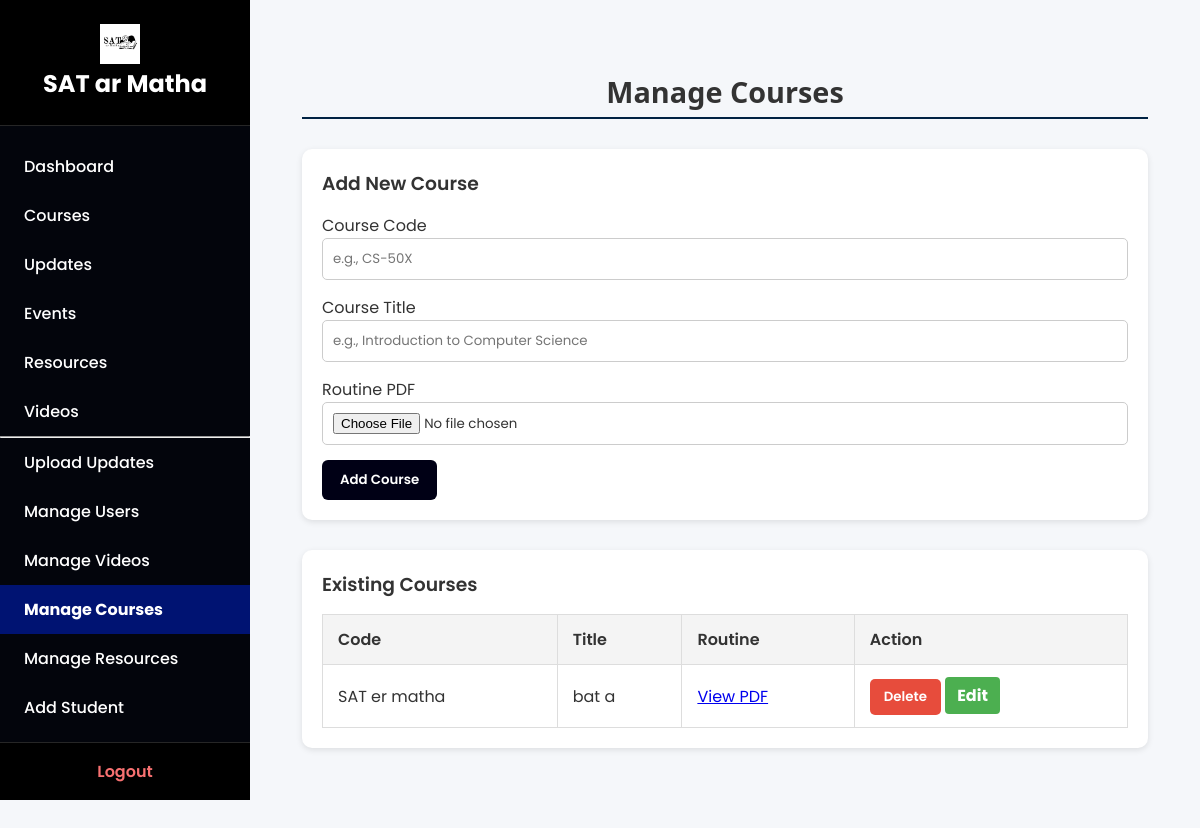
The page /admin/manage_course (signed in) on the database as committed earlier.
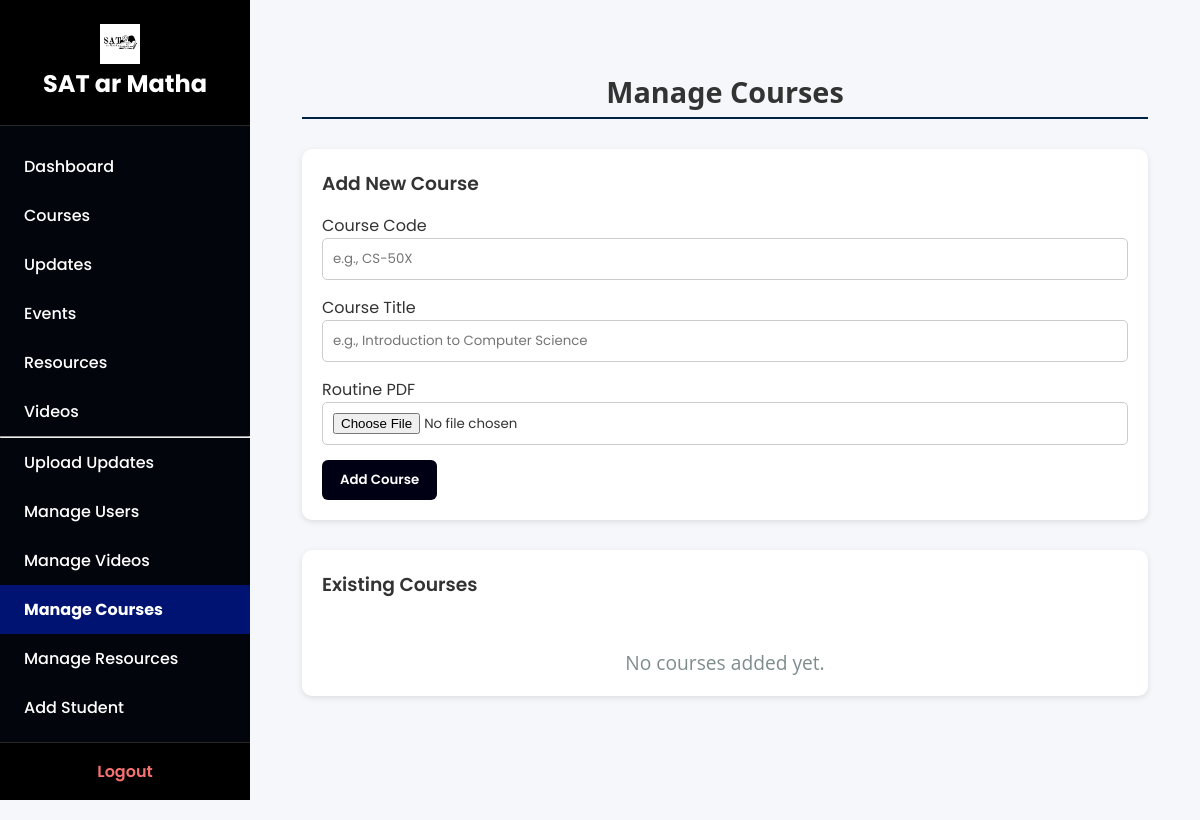
The same page on the database as committed later.
### tables this page shows
CREATE TABLE courses (
        id INTEGER PRIMARY KEY AUTOINCREMENT,
        name TEXT NOT NULL,
        code TEXT NOT NULL,
        syllabus_pdf TEXT
    );

### app.py (the view, shortened to what this page needs)
@app.route('/admin/manage_course', methods=['GET', 'POST'])
@login_required
def manage_course():
    if session.get('role') != 'admin':
        return redirect(url_for('dashboard'))
    conn = get_db_connection()
    courses = conn.execute('SELECT * FROM courses').fetchall()
    conn.close()
    return render_template('manage_course.html', courses=courses, role='admin')

### app.py (called while the page is built)
def get_db_connection():
    conn = sqlite3.connect('database.db')
    conn.row_factory = sqlite3.Row
    return conn

def login_required(f):
    @wraps(f)
    def decorated_function(*args, **kwargs):
        if 'user_id' not in session:
            return redirect(url_for('login'))
        return f(*args, **kwargs)
    return decorated_function

@app.context_processor
def inject_user_role():
    return dict(role=session.get('role'))

@app.context_processor
def inject_user_role():
    return dict(role=session.get('role'))

### templates/manage_course.html
{% extends "dashboard_base.html" %}
{% block content %}
<div class="container">
  <h2 class="section-title">Manage Courses</h2>
  <div class="card">
    <h3>Add New Course</h3>
    <form method="POST" action="{{ url_for('manage_course') }}" enctype="multipart/form-data">
      <label for="code">Course Code</label>
      <input type="text" name="code" id="code" required placeholder="e.g., CS-50X" />
      <label for="name">Course Title</label>
      <input type="text" name="name" id="name" required placeholder="e.g., Introduction to Computer Science" />
      <label for="syllabus_pdf">Routine PDF</label>
      <input type="file" name="syllabus_pdf" id="syllabus_pdf" accept="application/pdf" required />
      <button type="submit" class="btn">Add Course</button>
    </form>
  </div>
  <div class="card">
    <h3>Existing Courses</h3>
    {% if courses %}
      <table class="styled-table">
        <thead>
          <tr>
            <th>Code</th>
            <th>Title</th>
            <th>Routine</th>
            <th>Action</th>
          </tr>
        </thead>
        <tbody>
          {% for course in courses %}
            <tr>
              <td>{{ course.code }}</td>
              <td>{{ course.name }}</td>
              <td>
                {% if course.syllabus_pdf %}
                  <a href="{{ url_for('static', filename='uploads/' ~ course.syllabus_pdf) }}" target="_blank">View PDF</a>
                {% else %}
                  No PDF
                {% endif %}
              </td>
              <td>
                <form method="POST" action="{{ url_for('delete_course', course_id=course.id) }}" style="display:inline;" onsubmit="return confirm('Are you sure you want to delete this course?');">
                  <button type="submit" class="btn-danger">Delete</button>
                </form>
                <a href="{{ url_for('edit_course', course_id=course.id) }}"  class="btn btn-edit" >Edit</a>
              </td>
            </tr>
          {% endfor %}
        </tbody>
      </table>
    {% else %}
      <p>No courses added yet.</p>
    {% endif %}
  </div>
</div>
{% endblock %}

Rows that differ between the two databases and show on the page:
removed courses: code "SAT er matha", name "bat a"
Other text that changed with them:
text no longer shown: "Code Title Routine Action"
text now shown: "No courses added yet."
